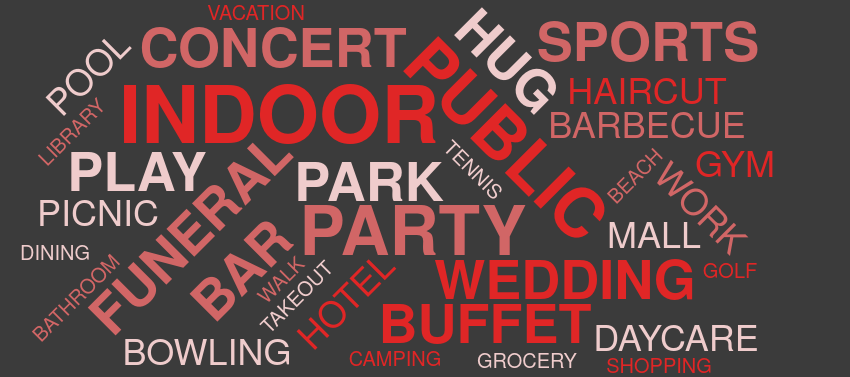

Vega-Lite specification for this chart:
### Vega specification from a JSON file in a GitHub repository (floating-point values rounded to 4 significant figures; data arrays with more than 128 entries replaced by an {"elided": "..."} marker saying what was removed)
{"$schema": "https://vega.github.io/schema/vega/v5.json", "width": 850, "height": 330, "padding": 0, "data": [{"name": "table", "values": {"elided": "231 str values"}, "transform": [{"type": "countpattern", "field": "data", "case": "upper", "pattern": "[\\w']{3,}"}, {"type": "formula", "as": "angle", "expr": "[-45, 0, 45][~~(random() * 3)]"}, {"type": "formula", "as": "weight", "expr": "if(datum.count>=10, 600, 300)"}]}], "scales": [{"name": "color", "type": "ordinal", "domain": {"data": "table", "field": "text"}, "range": ["#efcccc", "#e02626", "#d16666"]}], "marks": [{"type": "text", "from": {"data": "table"}, "encode": {"enter": {"text": {"field": "text"}, "align": {"value": "center"}, "baseline": {"value": "alphabetic"}, "fill": {"scale": "color", "field": "text"}}, "update": {"fillOpacity": {"value": 1}}, "hover": {"fillOpacity": {"value": 0.5}}}, "transform": [{"type": "wordcloud", "size": [800, 400], "text": {"field": "text"}, "rotate": {"field": "datum.angle"}, "font": "Helvetica Neue, Arial", "fontSize": {"field": "datum.count"}, "fontWeight": {"field": "datum.weight"}, "fontSizeRange": [20, 80], "padding": 2}]}], "config": {"background": "rgb(59, 59, 59)", "axis": {"labelColor": "white", "titleColor": "white", "gridColor": "dimgrey"}, "legend": {"labelColor": "white", "titleColor": "white"}, "title": {"color": "white"}}}
